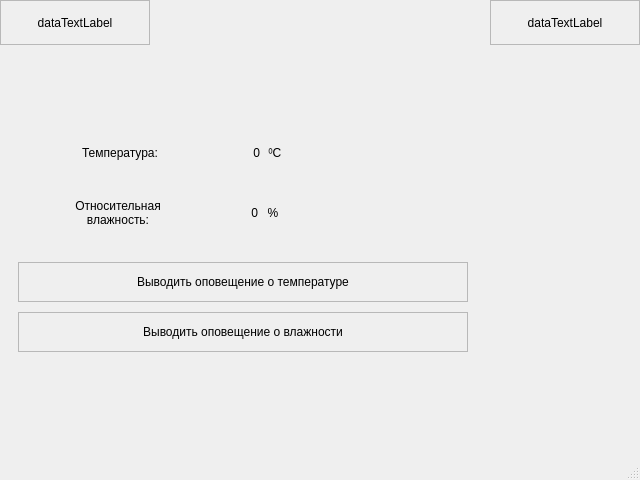
<?xml version="1.0" encoding="UTF-8"?>
<ui version="4.0">
 <class>WeatherStationWindows</class>
 <widget class="QMainWindow" name="WeatherStationWindows">
  <property name="geometry">
   <rect>
    <x>0</x>
    <y>0</y>
    <width>640</width>
    <height>480</height>
   </rect>
  </property>
  <property name="windowTitle">
   <string>Метео станция</string>
  </property>
  <widget class="QWidget" name="centralwidget">
   <widget class="QLabel" name="dataTextLabel">
    <property name="geometry">
     <rect>
      <x>0</x>
      <y>0</y>
      <width>150</width>
      <height>45</height>
     </rect>
    </property>
    <property name="minimumSize">
     <size>
      <width>150</width>
      <height>45</height>
     </size>
    </property>
    <property name="frameShape">
     <enum>QFrame::StyledPanel</enum>
    </property>
    <property name="text">
     <string>dataTextLabel</string>
    </property>
    <property name="alignment">
     <set>Qt::AlignCenter</set>
    </property>
   </widget>
   <widget class="QLabel" name="timeTextLabel">
    <property name="geometry">
     <rect>
      <x>490</x>
      <y>0</y>
      <width>150</width>
      <height>45</height>
     </rect>
    </property>
    <property name="minimumSize">
     <size>
      <width>150</width>
      <height>45</height>
     </size>
    </property>
    <property name="frameShape">
     <enum>QFrame::StyledPanel</enum>
    </property>
    <property name="text">
     <string>dataTextLabel</string>
    </property>
    <property name="alignment">
     <set>Qt::AlignCenter</set>
    </property>
   </widget>
   <widget class="QLabel" name="tempTextLabel">
    <property name="geometry">
     <rect>
      <x>20</x>
      <y>128</y>
      <width>200</width>
      <height>50</height>
     </rect>
    </property>
    <property name="sizePolicy">
     <sizepolicy hsizetype="Fixed" vsizetype="Fixed">
      <horstretch>0</horstretch>
      <verstretch>0</verstretch>
     </sizepolicy>
    </property>
    <property name="frameShape">
     <enum>QFrame::NoFrame</enum>
    </property>
    <property name="frameShadow">
     <enum>QFrame::Plain</enum>
    </property>
    <property name="lineWidth">
     <number>1</number>
    </property>
    <property name="text">
     <string>Температура:</string>
    </property>
    <property name="alignment">
     <set>Qt::AlignCenter</set>
    </property>
    <property name="wordWrap">
     <bool>true</bool>
    </property>
   </widget>
   <widget class="QLabel" name="humidityTextLabel">
    <property name="geometry">
     <rect>
      <x>18</x>
      <y>188</y>
      <width>200</width>
      <height>50</height>
     </rect>
    </property>
    <property name="frameShape">
     <enum>QFrame::NoFrame</enum>
    </property>
    <property name="frameShadow">
     <enum>QFrame::Plain</enum>
    </property>
    <property name="lineWidth">
     <number>1</number>
    </property>
    <property name="text">
     <string>&lt;html&gt;&lt;head/&gt;&lt;body&gt;&lt;p&gt;Относительная &lt;br/&gt;влажность:&lt;/p&gt;&lt;/body&gt;&lt;/html&gt;</string>
    </property>
    <property name="alignment">
     <set>Qt::AlignCenter</set>
    </property>
    <property name="wordWrap">
     <bool>true</bool>
    </property>
   </widget>
   <widget class="QLabel" name="tempLabel">
    <property name="geometry">
     <rect>
      <x>220</x>
      <y>128</y>
      <width>40</width>
      <height>50</height>
     </rect>
    </property>
    <property name="frameShape">
     <enum>QFrame::NoFrame</enum>
    </property>
    <property name="frameShadow">
     <enum>QFrame::Plain</enum>
    </property>
    <property name="lineWidth">
     <number>1</number>
    </property>
    <property name="text">
     <string>0</string>
    </property>
    <property name="alignment">
     <set>Qt::AlignRight|Qt::AlignTrailing|Qt::AlignVCenter</set>
    </property>
    <property name="wordWrap">
     <bool>true</bool>
    </property>
   </widget>
   <widget class="QLabel" name="humidityLabel">
    <property name="geometry">
     <rect>
      <x>218</x>
      <y>188</y>
      <width>40</width>
      <height>50</height>
     </rect>
    </property>
    <property name="frameShape">
     <enum>QFrame::NoFrame</enum>
    </property>
    <property name="frameShadow">
     <enum>QFrame::Plain</enum>
    </property>
    <property name="lineWidth">
     <number>1</number>
    </property>
    <property name="text">
     <string>0</string>
    </property>
    <property name="alignment">
     <set>Qt::AlignRight|Qt::AlignTrailing|Qt::AlignVCenter</set>
    </property>
    <property name="wordWrap">
     <bool>true</bool>
    </property>
   </widget>
   <widget class="QLabel" name="celsiusLabel">
    <property name="geometry">
     <rect>
      <x>260</x>
      <y>128</y>
      <width>30</width>
      <height>50</height>
     </rect>
    </property>
    <property name="sizePolicy">
     <sizepolicy hsizetype="Fixed" vsizetype="Fixed">
      <horstretch>0</horstretch>
      <verstretch>0</verstretch>
     </sizepolicy>
    </property>
    <property name="frameShape">
     <enum>QFrame::NoFrame</enum>
    </property>
    <property name="frameShadow">
     <enum>QFrame::Plain</enum>
    </property>
    <property name="lineWidth">
     <number>1</number>
    </property>
    <property name="text">
     <string>⁰C</string>
    </property>
    <property name="alignment">
     <set>Qt::AlignCenter</set>
    </property>
    <property name="wordWrap">
     <bool>true</bool>
    </property>
   </widget>
   <widget class="QLabel" name="percentLabel">
    <property name="geometry">
     <rect>
      <x>258</x>
      <y>188</y>
      <width>30</width>
      <height>50</height>
     </rect>
    </property>
    <property name="sizePolicy">
     <sizepolicy hsizetype="Fixed" vsizetype="Fixed">
      <horstretch>0</horstretch>
      <verstretch>0</verstretch>
     </sizepolicy>
    </property>
    <property name="frameShape">
     <enum>QFrame::NoFrame</enum>
    </property>
    <property name="frameShadow">
     <enum>QFrame::Plain</enum>
    </property>
    <property name="lineWidth">
     <number>1</number>
    </property>
    <property name="text">
     <string>%</string>
    </property>
    <property name="alignment">
     <set>Qt::AlignCenter</set>
    </property>
    <property name="wordWrap">
     <bool>true</bool>
    </property>
   </widget>
   <widget class="QLabel" name="warningTempLabel">
    <property name="geometry">
     <rect>
      <x>18</x>
      <y>262</y>
      <width>450</width>
      <height>40</height>
     </rect>
    </property>
    <property name="frameShape">
     <enum>QFrame::StyledPanel</enum>
    </property>
    <property name="text">
     <string>Выводить оповещение о температуре</string>
    </property>
    <property name="alignment">
     <set>Qt::AlignCenter</set>
    </property>
   </widget>
   <widget class="QLabel" name="warningHumidityLabel">
    <property name="geometry">
     <rect>
      <x>18</x>
      <y>312</y>
      <width>450</width>
      <height>40</height>
     </rect>
    </property>
    <property name="frameShape">
     <enum>QFrame::StyledPanel</enum>
    </property>
    <property name="text">
     <string>Выводить оповещение о влажности</string>
    </property>
    <property name="alignment">
     <set>Qt::AlignCenter</set>
    </property>
   </widget>
  </widget>
  <widget class="QMenuBar" name="menubar">
   <property name="geometry">
    <rect>
     <x>0</x>
     <y>0</y>
     <width>640</width>
     <height>22</height>
    </rect>
   </property>
  </widget>
  <widget class="QStatusBar" name="statusbar"/>
 </widget>
 <resources/>
 <connections/>
</ui>
